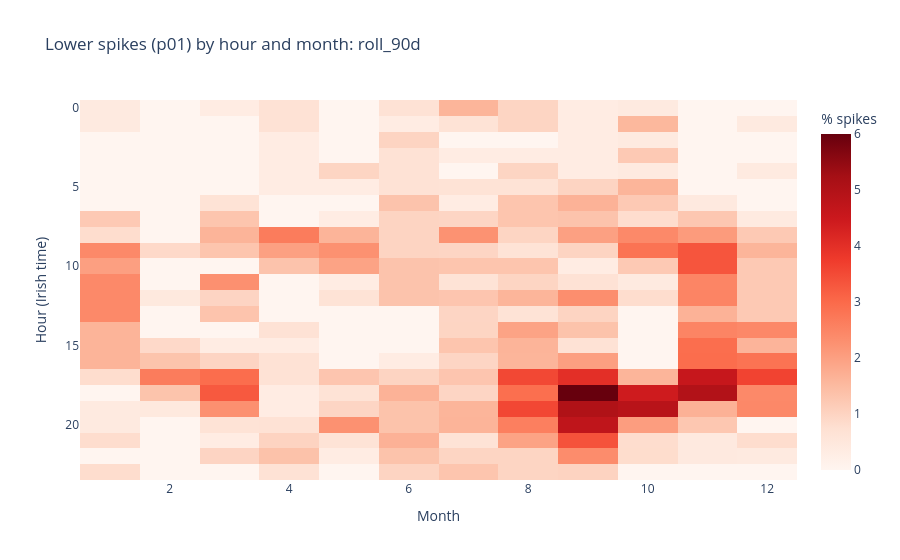

Write notebook code for a chart like this one.
### Code cell
spike_heatmap(labels[PRIMARY]["down_01"], f"Lower spikes (p01) by hour and month: {PRIMARY}")

### Figure 1 — Plotly figure (JSON) as saved in the notebook; plotly's stock layout.template omitted (floating-point values rounded to 4 significant figures; data arrays with more than 128 entries replaced by an {"elided": "..."} marker saying what was removed)
{"data": [{"coloraxis": "coloraxis", "hovertemplate": "Month: %{x}<br>Hour (Irish time): %{y}<br>% spikes: %{z}<extra></extra>", "name": "0", "type": "heatmap", "x": [1, 2, 3, 4, 5, 6, 7, 8, 9, 10, 11, 12], "xaxis": "x", "y": [0, 1, 2, 3, 4, 5, 6, 7, 8, 9, 10, 11, 12, 13, 14, 15, 16, 17, 18, 19, 20, 21, 22, 23], "yaxis": "y", "z": {"elided": "24x12 float values"}}], "layout": {"coloraxis": {"autocolorscale": false, "colorbar": {"title": {"text": "% spikes"}}, "colorscale": [[0, "rgb(255,245,240)"], [0.125, "rgb(254,224,210)"], [0.25, "rgb(252,187,161)"], [0.375, "rgb(252,146,114)"], [0.5, "rgb(251,106,74)"], [0.625, "rgb(239,59,44)"], [0.75, "rgb(203,24,29)"], [0.875, "rgb(165,15,21)"], [1, "rgb(103,0,13)"]]}, "title": {"text": "Lower spikes (p01) by hour and month: roll_90d"}, "xaxis": {"anchor": "y", "domain": [0, 1], "title": {"text": "Month"}}, "yaxis": {"anchor": "x", "autorange": "reversed", "domain": [0, 1], "title": {"text": "Hour (Irish time)"}}}}
